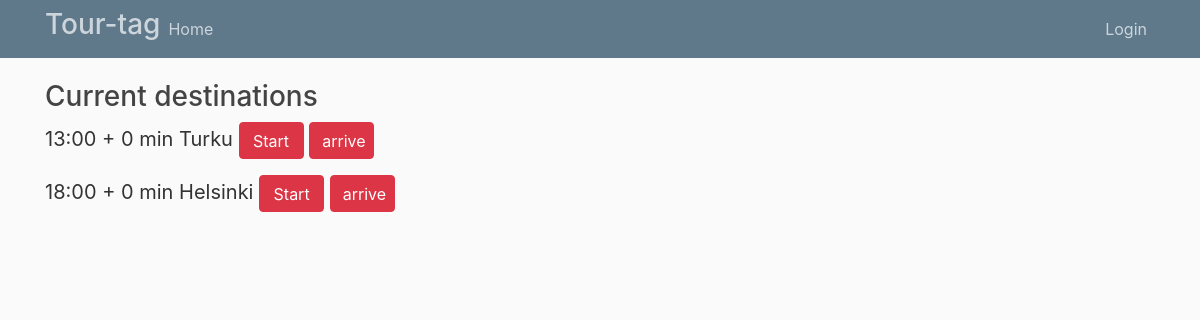
The page / on the database its author committed.
### users/models.py (models this page shows)
class Destination(models.Model):
    destination = models.CharField(max_length=100)
    arrive_time = models.CharField(max_length=100)

### users/views.py (the view, shortened to what this page needs)
# urls.py: 2. Add a URL to urlpatterns:  path('', views.home, name='home')
def home(request):
    dests = Destination.objects.all()
    timer = Timer.objects.all()
    overtime = 0
    return render(request, 'home.html',{'dests': dests, 'overtime':overtime})

### users/templates/home.html (shortened to what this page needs)
{% extends "base.html" %}
{% block content %}
    <h3>Current destinations</h3>
    {% for dest in dests %}
        <form method="POST">
        <p style="font-size:125%">{{dest.arrive_time}} + {{overtime}} min {{dest.destination}}
            <button type="Submit" name="start" style="height:37px;width:65px" class="btn btn-danger" value="{{ start }}">Start</button>
            <button type="Submit" name="arrive" style="height:37px;width:65px" class="btn btn-danger" value="{{ arrive }}">arrive</button>
        </p>
        </form>
    {% endfor %}
{% endblock content %}

### users/static/users/main.css (style rules this page uses)
body { background: #fafafa; color: #333333; margin-top: 5rem; }
h1, h2, h3, h4, h5, h6 { color: #444444; }

### rows shown on the page
Destination: arrive_time "13:00", overtime "0", destination "Turku"
Destination: arrive_time "18:00", overtime "0", destination "Helsinki"
